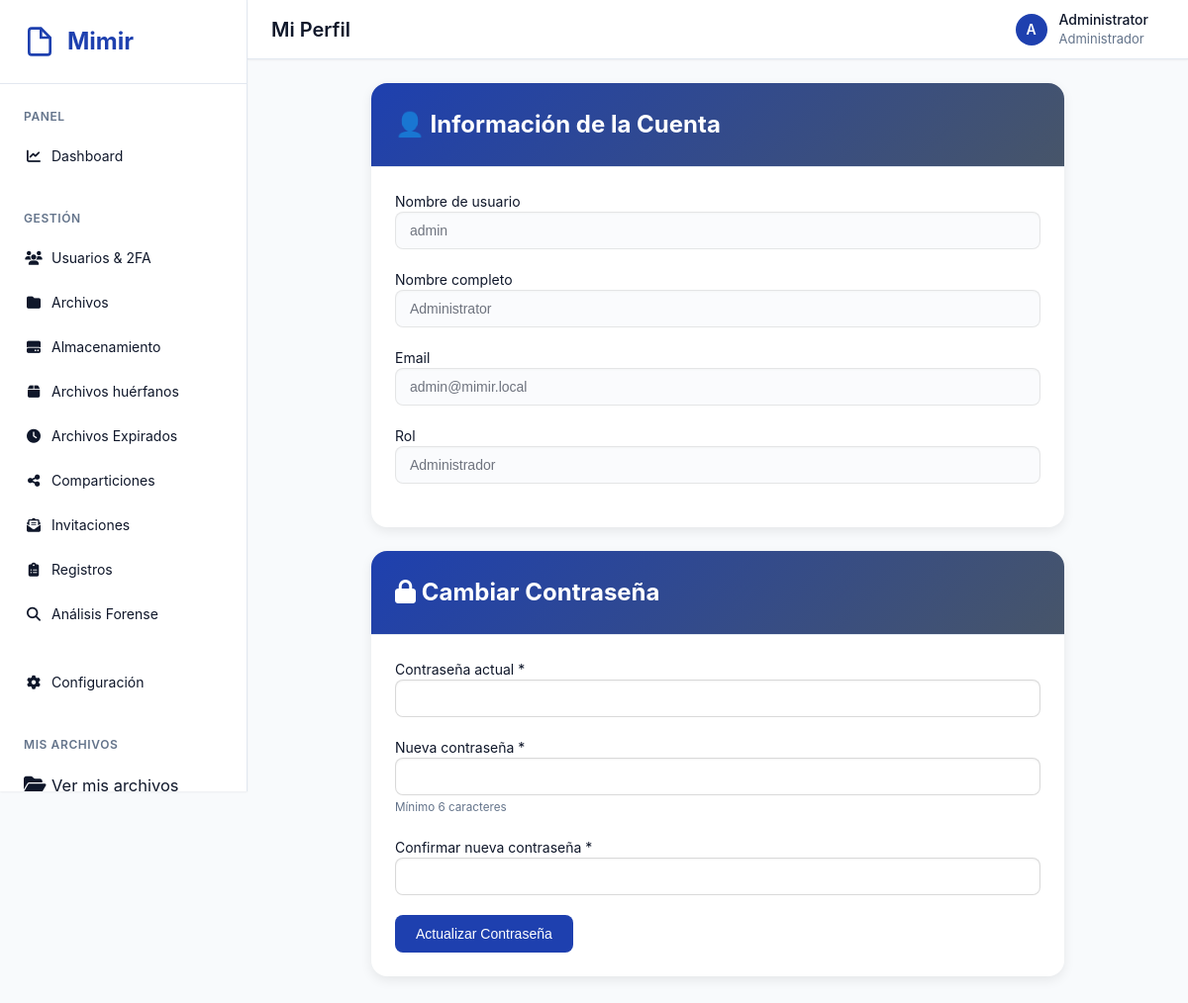
Screenshot of /user/profile.php (signed in) with the database file from the repository.
### tables this page shows
CREATE TABLE IF NOT EXISTS `users` (
  `id` int(11) NOT NULL AUTO_INCREMENT,
  `username` varchar(50) NOT NULL,
  `email` varchar(100) NOT NULL,
  `password` varchar(255) DEFAULT NULL,
  `full_name` varchar(100) DEFAULT NULL,
  `role` enum('admin','user') NOT NULL DEFAULT 'user',
  `is_active` tinyint(1) NOT NULL DEFAULT 1,
  `is_ldap` tinyint(1) NOT NULL DEFAULT 0,
  `storage_quota` bigint(20) DEFAULT NULL COMMENT 'Storage quota in bytes, NULL = unlimited',
  `storage_used` bigint(20) NOT NULL DEFAULT 0,
  `require_2fa` tinyint(1) NOT NULL DEFAULT 0 COMMENT 'Admin can force 2FA for this user',
  `force_password_change` tinyint(1) NOT NULL DEFAULT 0 COMMENT 'Require user to change password on next login',
  `trusted_devices` text DEFAULT NULL COMMENT 'JSON array of trusted device hashes',
  `last_login` datetime DEFAULT NULL,
  `created_at` timestamp NOT NULL DEFAULT CURRENT_TIMESTAMP,
  `updated_at` timestamp NOT NULL DEFAULT CURRENT_TIMESTAMP ON UPDATE CURRENT_TIMESTAMP,
  PRIMARY KEY (`id`),
  UNIQUE KEY `username` (`username`),
  KEY `idx_role` (`role`),
  KEY `idx_is_active` (`is_active`),
  KEY `idx_require_2fa` (`require_2fa`),
  KEY `idx_force_password_change` (`force_password_change`)
);

### includes/database.php (called while the page is built, shortened)
<?php
class Database {
    private static $instance = null;
    private $conn;
    private function __construct() {
        try {
            $dsn = "mysql:host=" . DB_HOST . ";dbname=" . DB_NAME . ";charset=" . DB_CHARSET;
            $options = [
                PDO::ATTR_ERRMODE => PDO::ERRMODE_EXCEPTION,
                PDO::ATTR_DEFAULT_FETCH_MODE => PDO::FETCH_ASSOC,
                PDO::ATTR_EMULATE_PREPARES => false,
            ];
            $this->conn = new PDO($dsn, DB_USER, DB_PASS, $options);
        } catch (PDOException $e) {
            error_log("Database connection failed: " . $e->getMessage());
            throw new Exception("Database connection failed");
        }
    }
    public static function getInstance() {
        if (self::$instance === null) {
            self::$instance = new self();
        }
        return self::$instance;
    }
    public function getConnection() {
        return $this->conn;
    }
}

### classes/Config.php (called while the page is built, shortened)
<?php
class Config {
    private $db;
    private $cache = [];
    public function __construct() {
        $this->db = Database::getInstance()->getConnection();
        $this->loadConfig();
    }
    private function loadConfig() {
        try {
            $stmt = $this->db->query("SELECT config_key, config_value, config_type FROM config");
        } catch (Exception $e) {
            error_log("Config load error: " . $e->getMessage());
        }
    }
    public function get($key, $default = null) {
        return $this->cache[$key] ?? $default;
    }
}

### includes/auth.php (called while the page is built, shortened)
<?php
require_once __DIR__ . '/config.php';
require_once __DIR__ . '/database.php';
class Auth {
    private $db;
    public function __construct() {
        $this->db = Database::getInstance()->getConnection();
    }
    public function isLoggedIn() {
        return isset($_SESSION['user_id']) && isset($_SESSION['username']);
    }
    public function isAdmin() {
        return $this->isLoggedIn() && $_SESSION['role'] === 'admin';
    }
    public function getUser() {
        return $this->getUserById($_SESSION['user_id']);
    }
    public function checkMaintenanceMode() {
        if ($this->isAdmin()) {
            return;
        }
        require_once __DIR__ . '/../classes/Config.php';
    }
    private function getUserById($id) {
        $stmt = $this->db->prepare("SELECT * FROM users WHERE id = ? LIMIT 1");
        $stmt->execute([$id]);
        return $stmt->fetch();
    }
}

### public/user/profile.php (the view, shortened to what this page needs)
<?php
require_once __DIR__ . '/../../includes/config.php';
require_once __DIR__ . '/../../includes/database.php';
require_once __DIR__ . '/../../includes/auth.php';
require_once __DIR__ . '/../../includes/layout.php';
$auth = new Auth();
$auth->requireLogin();
$user = $auth->getUser();
renderPageStart('Mi Perfil', 'profile', $user['role'] === 'admin');
renderHeader('Mi Perfil', $user);
?>
<div class="content">
    <div style="max-width: 700px; margin: 0 auto;">
        <div class="card" style="border-radius: 1rem; overflow: hidden; border: none; box-shadow: 0 4px 12px rgba(0,0,0,0.08); margin-bottom: 1.5rem;">
            <div class="card-header" style="padding: 1.5rem;">
                <h2 class="card-title" style="font-weight: 700; font-size: 1.5rem; margin: 0;">👤 Información de la Cuenta</h2>
            </div>
            <div class="card-body">
                <div class="form-group">
                    <label>Nombre de usuario</label>
                    <input type="text" class="form-control" value="<?php echo htmlspecialchars($user['username']); ?>" disabled>
                </div>
                <div class="form-group">
                    <label>Nombre completo</label>
                    <input type="text" class="form-control" value="<?php echo htmlspecialchars($user['full_name'] ?? ''); ?>" disabled>
                </div>
                <div class="form-group">
                    <label>Email</label>
                    <input type="email" class="form-control" value="<?php echo htmlspecialchars($user['email'] ?? ''); ?>" disabled>
                </div>
                <div class="form-group">
                    <label>Rol</label>
                    <input type="text" class="form-control" value="<?php echo $user['role'] === 'admin' ? 'Administrador' : 'Usuario'; ?>" disabled>
                </div>
            </div>
        </div>
        <?php if (!$user['is_ldap']): ?>
        <div class="card" style="border-radius: 1rem; overflow: hidden; border: none; box-shadow: 0 4px 12px rgba(0,0,0,0.08);">
            <div class="card-header" style="padding: 1.5rem;">
                <h2 class="card-title" style="font-weight: 700; font-size: 1.5rem; margin: 0;"><i class="fas fa-lock"></i> Cambiar Contraseña</h2>
            </div>
            <div class="card-body">
                <form method="POST">
                    <div class="form-group">
                        <label>Contraseña actual *</label>
                        <input type="password" name="current_password" class="form-control" required>
                    </div>
                    <div class="form-group">
                        <label>Nueva contraseña *</label>
                        <input type="password" name="new_password" class="form-control" required minlength="6">
                        <small style="color: var(--text-muted);">Mínimo 6 caracteres</small>
                    </div>
                    <div class="form-group">
                        <label>Confirmar nueva contraseña *</label>
                        <input type="password" name="confirm_password" class="form-control" required minlength="6">
                    </div>
                    <button type="submit" class="btn btn-primary">Actualizar Contraseña</button>
                </form>
            </div>
        </div>
        <?php endif; ?>
    </div>
</div>
<?php renderPageEnd(); ?>

### includes/layout.php (shortened to what this page needs)
<?php
function renderHeader($title, $user, $auth = null) {
    ?>
    <div class="header">
        <div class="header-left">
            <h1 class="header-title"><?php echo htmlspecialchars($title); ?></h1>
        </div>
        <div class="header-actions">
            <div class="user-menu" onclick="toggleUserMenu(event)">
                <div class="user-avatar">
                    <?php echo strtoupper(substr($user['username'], 0, 1)); ?>
                </div>
                <div>
                    <div style="font-weight: 500;"><?php echo htmlspecialchars($user['full_name'] ?? $user['username']); ?></div>
                    <div style="font-size: 0.8125rem; color: var(--text-muted);">
                        <?php echo $user['role'] === 'admin' ? 'Administrador' : 'Usuario'; ?>
                    </div>
                </div>
            </div>
        </div>
    </div>
        <?php if ($user['role'] === 'admin'): ?>
            <?php
            require_once __DIR__ . '/../classes/Config.php';
            ?>
        <?php endif; ?>
    <?php
}
function renderSidebar($currentPage, $isAdmin = false) {
    require_once __DIR__ . '/../classes/Config.php';
    $config = $GLOBALS['config_instance'] ?? new Config();
    $siteName = $config->get('site_name', 'Mimir');
    $logo = $config->get('site_logo', '');
    ?>
    <div class="sidebar">
        <div class="sidebar-header">
            <div class="logo">
                <?php if ($logo): ?>
                    <img src="<?php echo BASE_URL . '/' . htmlspecialchars($logo); ?>" alt="<?php echo htmlspecialchars($siteName); ?>">
                <?php else: ?>
                    <svg width="32" height="32" viewBox="0 0 24 24" fill="none" stroke="currentColor" stroke-width="2">
                        <path d="M13 2H6a2 2 0 0 0-2 2v16a2 2 0 0 0 2 2h12a2 2 0 0 0 2-2V9z"></path>
                        <polyline points="13 2 13 9 20 9"></polyline>
                    </svg>
                <?php endif; ?>
                <span><?php echo htmlspecialchars($siteName); ?></span>
            </div>
        </div>
        <div class="sidebar-menu">
            <?php if ($isAdmin): ?>
                <div class="menu-section">
                    <div class="menu-section-title">Panel</div>
                    <a href="<?php echo BASE_URL; ?>/admin/index.php" class="menu-item <?php echo $currentPage === 'dashboard' ? 'active' : ''; ?>">
                        <i class="fas fa-chart-line"></i> Dashboard
                    </a>
                </div>
                <div class="menu-section">
                    <div class="menu-section-title">Gestión</div>
                    <a href="<?php echo BASE_URL; ?>/admin/users.php" class="menu-item <?php echo $currentPage === 'users' ? 'active' : ''; ?>">
                        <i class="fas fa-users"></i> Usuarios & 2FA
                    </a>
                    <a href="<?php echo BASE_URL; ?>/admin/files.php" class="menu-item <?php echo $currentPage === 'files' ? 'active' : ''; ?>">
                        <i class="fas fa-folder"></i> Archivos
                    </a>
                    <a href="<?php echo BASE_URL; ?>/admin/config.php#storage" class="menu-item <?php echo $currentPage === 'config' ? 'active' : ''; ?>">
                        <i class="fas fa-hdd"></i> Almacenamiento
                    </a>
                    <a href="<?php echo BASE_URL; ?>/admin/orphan_files.php" class="menu-item <?php echo $currentPage === 'orphan_files' ? 'active' : ''; ?>">
                        <i class="fas fa-box"></i> Archivos huérfanos
                    </a>
                    <a href="<?php echo BASE_URL; ?>/admin/expired_files.php" class="menu-item <?php echo $currentPage === 'expired_files' ? 'active' : ''; ?>">
                        <i class="fas fa-clock"></i> Archivos Expirados
                    </a>
                    <a href="<?php echo BASE_URL; ?>/admin/shares.php" class="menu-item <?php echo $currentPage === 'shares' ? 'active' : ''; ?>">
                        <i class="fas fa-share-alt"></i> Comparticiones
                    </a>
                    <a href="<?php echo BASE_URL; ?>/admin/invitations.php" class="menu-item <?php echo $currentPage === 'invitations' ? 'active' : ''; ?>">
                        <i class="fas fa-envelope-open-text"></i> Invitaciones
                    </a>
                    <a href="<?php echo BASE_URL; ?>/admin/logs.php" class="menu-item <?php echo $currentPage === 'logs' ? 'active' : ''; ?>">
                        <i class="fas fa-clipboard-list"></i> Registros
                    </a>
                    <a href="<?php echo BASE_URL; ?>/admin/forensic_logs.php" class="menu-item <?php echo $currentPage === 'forensic-logs' ? 'active' : ''; ?>">
                        <i class="fas fa-search"></i> Análisis Forense
                    </a>
                </div>
                <div class="menu-section">
                    <a href="<?php echo BASE_URL; ?>/admin/config.php" class="menu-item <?php echo $currentPage === 'config' ? 'active' : ''; ?>">
                        <i class="fas fa-cog"></i> Configuración
                    </a>
                </div>
                <div class="menu-section">
                    <div class="menu-section-title">Mis Archivos</div>
                    <?php
                    $folderParam = '';
                    ?>
                    <a href="<?php echo BASE_URL; ?>/user/files.php<?php echo $folderParam; ?>" class="menu-item <?php echo (!$isAdmin && $currentPage === 'files') ? 'active' : ''; ?>" style="font-size:1.03rem;">
                            <i class="fas fa-folder-open" style="font-size:1.25rem; vertical-align:middle; margin-right:0.5rem;"></i> Ver mis archivos
                        </a>
                </div>
            <?php endif; ?>
        </div>
    </div>
    <?php
}
function renderPageStart($title, $currentPage, $isAdmin = false) {
    require_once __DIR__ . '/../classes/Config.php';
    $config = new Config();
    ?>
    <!DOCTYPE html>
    <html lang="es">
    <head>
        <link rel="stylesheet" href="https://cdnjs.cloudflare.com/ajax/libs/font-awesome/6.5.1/css/all.min.css" />
        <link rel="stylesheet" href="<?php echo BASE_URL; ?>/assets/css/style.css">
    </head>
    <body <?php echo (bool)$config->get('enable_config_protection', '0') ? 'class="config-protected"' : ''; ?>>
        <div class="app-container">
            <?php renderSidebar($currentPage, $isAdmin); ?>
            <div class="main-content">
    <?php
}
function renderPageEnd() {
    ?>
            </div>
        </div>
    </body>
    </html>
    <?php
}
?>

### rows the page displays
users: username "A", full_name "Administrator", username "admin", email "admin@mimir.local", role "Administrador"

### other values shown
$siteName "Mimir"
$title "Mi Perfil"
